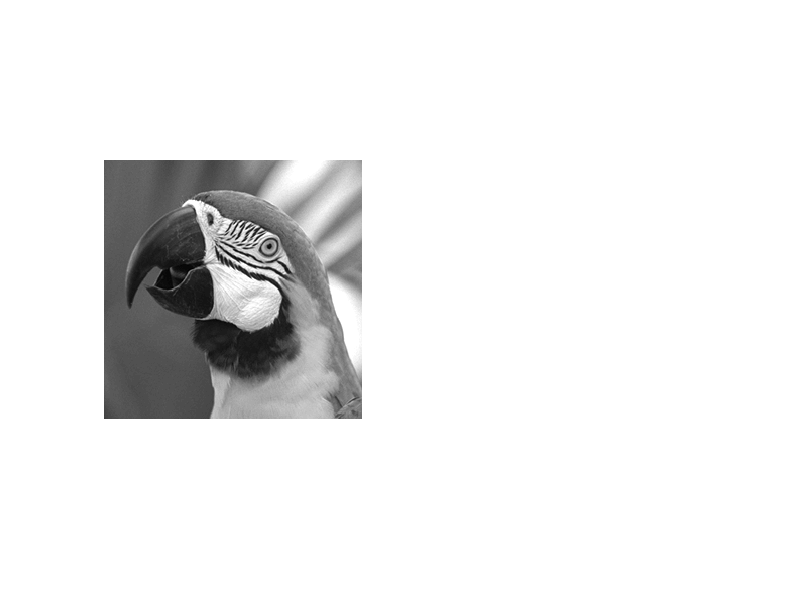

Source code (MATLAB): (Note: this script raises an error after producing the figure.)
clc;
clear;
close all;

block_size = 8;

% Monarch.A, Parrots.C, cameraman.B

img = load("Parrots.mat").C;

figure;

subplot(1, 2, 1);
imshow(img, []);

compressed = compress_img(img, block_size, 10);

decompressed = decompress_img(compressed, block_size, 10);

subplot(1, 2, 2);
imshow(decompressed, []);
